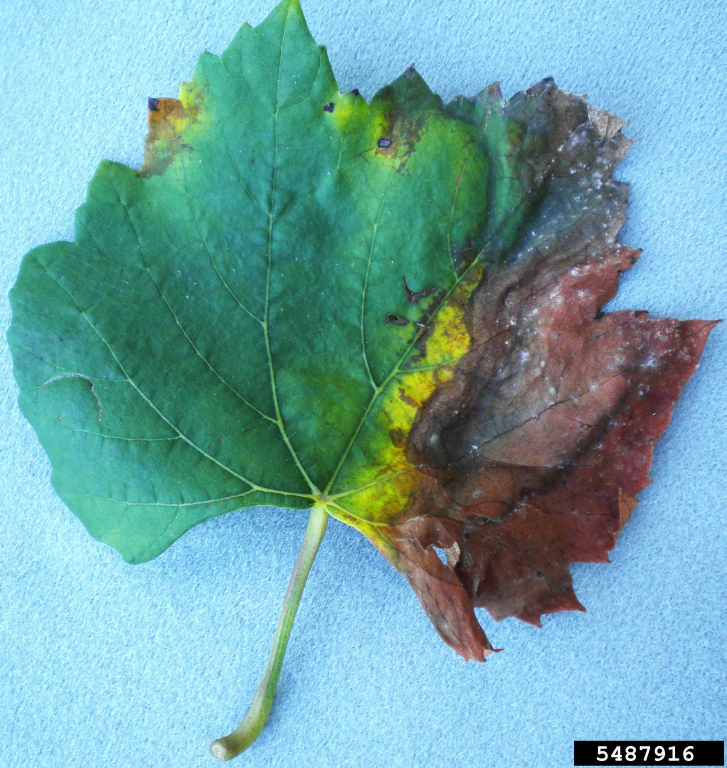
#> input picture leaf_images/leaf-blackrot.jpg, 1453 x 1536 px (shown at 1/2 size)
$ python -i for_segmentation.py   (imports and definitions only)
#> lines starting #> are read from the running program, lines starting #| are printed output that depends on the picture; after the words box and inside, x2 and y2 are one past the last pixel; in counts of white or black regions, pixels touching at a corner belong together
import numpy as np
import cv2

def image_pp_segmentation(path):
#> called with path = 'leaf_images/leaf-blackrot.jpg'
    image_or = cv2.imread(path)
#> image_or is the input picture: shape (1536, 1453, 3); mean B, G, R 166.2, 164.2, 111.8
    image_before = cv2.imread(path)
    image_or = cv2.resize(image_or,(256,256))
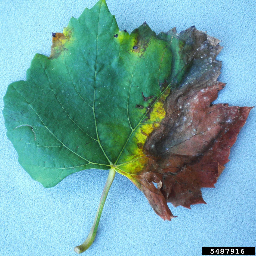
#> image_or: shape (256, 256, 3); mean B, G, R 166.1, 164.1, 111.6
    image_before = cv2.resize(image_before,(256,256))
    image2 = cv2.GaussianBlur(image_or,(5,5),0)
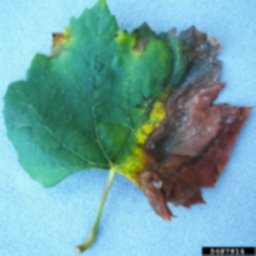
#> image2: shape (256, 256, 3); mean B, G, R 166, 164.1, 111.6
    image_f = np.array(image2)
    image = cv2.cvtColor(image2,cv2.COLOR_BGR2HSV)
#> image: shape (256, 256, 3); mean H, S, V 87.6, 108.5, 181.1
    z = image.reshape((-1,3))
    Z = np.float32(z)
    cr = (cv2.TERM_CRITERIA_EPS+cv2.TERM_CRITERIA_MAX_ITER,10,1.0)
    k = 2
    ret,label,center = cv2.kmeans(Z,k,None,cr,10,cv2.KMEANS_RANDOM_CENTERS)
#> ret = 197383759.1; center = [[98.06, 96.48, 238.7], [76.91, 120.7, 122.2]]

    center = np.uint8(center)
#> center = [[98, 96, 238], [76, 120, 122]]
    res = center[label.flatten()]
    res = np.array(res)
    res2 = res.reshape((image.shape))
#> res2: shape (256, 256, 3); mean H, S, V 87.1, 107.9, 180.6

    mask = cv2.inRange(res2, (0,100,0), (173, 255, 170))
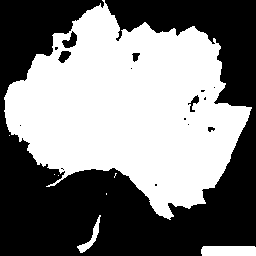
#> mask: shape (256, 256); 49.5% white; 8 white regions (5 under 20 px), largest, box (x1, y1, x2, y2) and area: (4, 0, 252, 220) 31664, (201, 246, 256, 256) 543, (77, 215, 101, 253) 219
    imask = mask>0
    green = np.zeros_like(image,np.uint8)
    green[imask] = image[imask]
#> green: shape (256, 256, 3); mean H, S, V 38.1, 59.7, 60.5


    res3 = green
    for i in range(256):
        for j in range(256):
            for k in range(3):
               if ((res3[i][j][k] == 0 or res3[i][j][k] == 0 or res3[i][j][k] == 0)):
                    image_or[i][j][k]=0
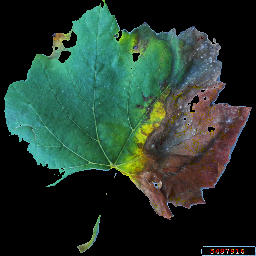
#> image_or: shape (256, 256, 3); mean B, G, R 45.2, 56.4, 36.2


    print(center)
#| [[ 98  96 238]
#|  [ 76 120 122]]
    return image_or,res2,image,image2,image_before

>>> result = image_pp_segmentation('leaf_images/leaf-blackrot.jpg')
#> result = 5 items
